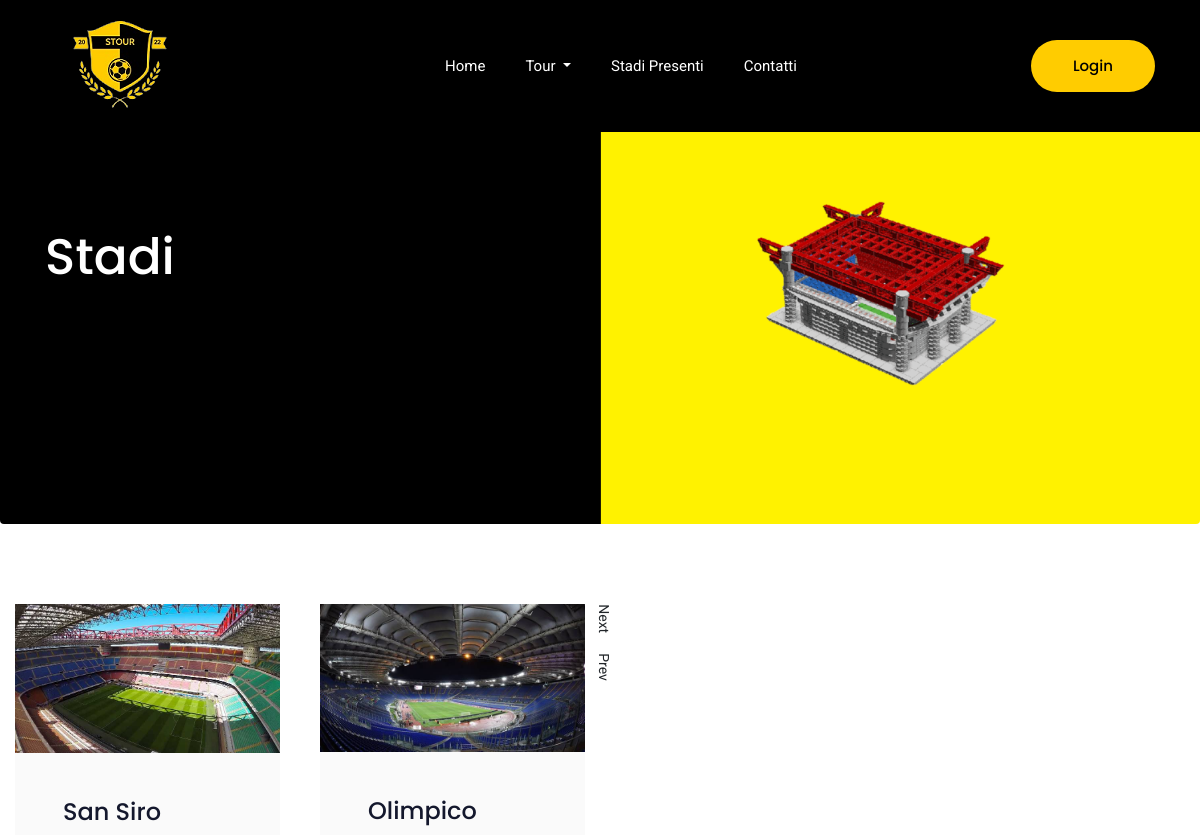
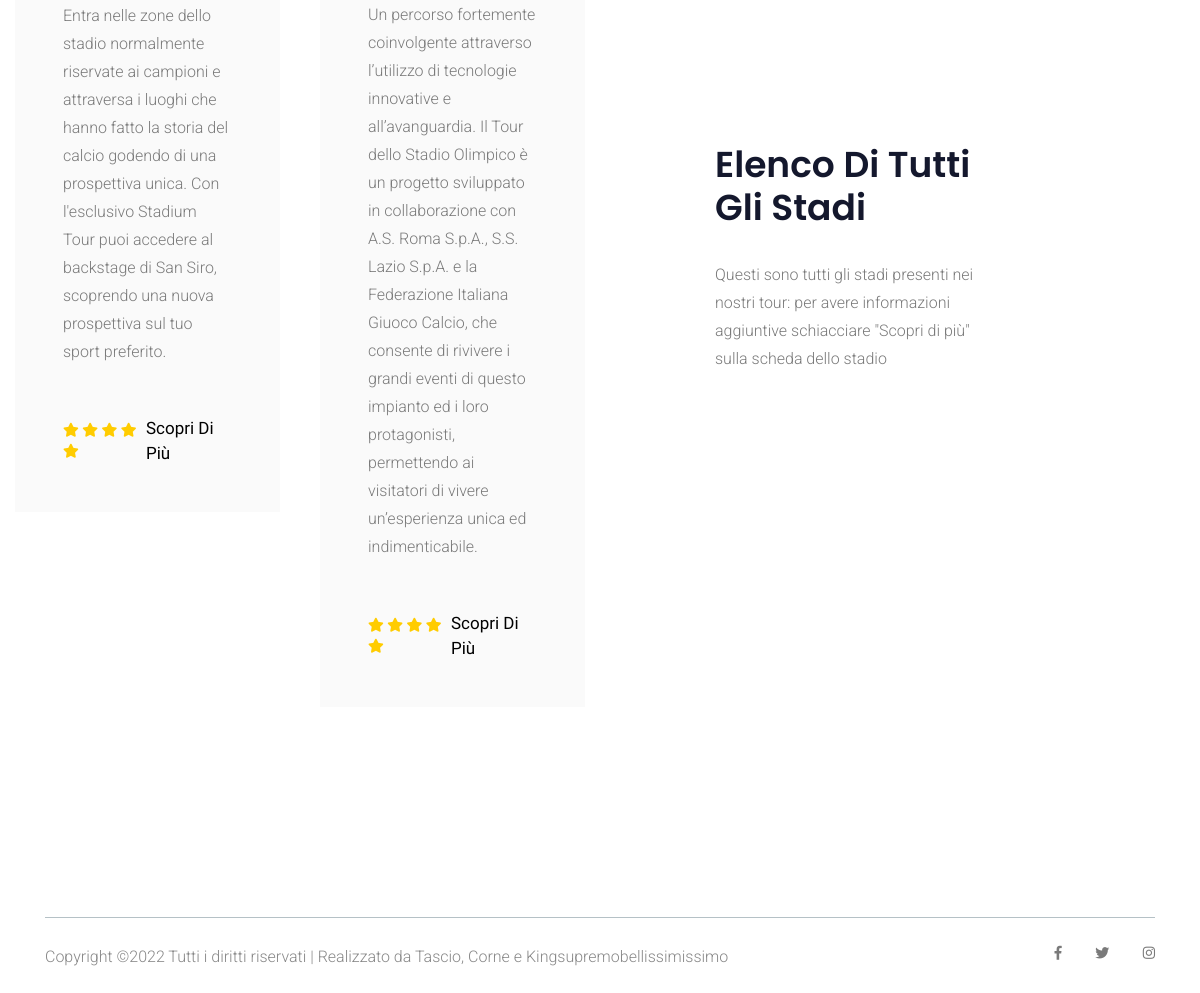
The app's page /pages/stadiTutti.php with its own data (2 pictures, top to bottom).
### tables this page shows
CREATE TABLE `stadio` (
  `id` int(11) NOT NULL,
  `nome` varchar(255) NOT NULL,
  `citta` varchar(255) NOT NULL,
  `mappa` varchar(2000) NOT NULL,
  `preview` varchar(2000) NOT NULL,
  `descrizione` varchar(2000) NOT NULL,
  `prezzo` int(25) NOT NULL,
  `orario` varchar(2000) NOT NULL,
  `capienza` int(11) NOT NULL,
  `img` varchar(255) NOT NULL
);

### pages/stadiTutti.php (the view, shortened to what this page needs)
<?php
    require_once('connessione.php');
?>
<!doctype html>
<html>
<head>
    <link rel="stylesheet" href="../css/css/bootstrap.min.css">
    <link rel="stylesheet" href="../css/css/animate.css">
    <link rel="stylesheet" href="../css/css/owl.carousel.min.css">
    <link rel="stylesheet" href="../css/css/all.css">
    <link rel="stylesheet" href="../css/css/flaticon.css">
    <link rel="stylesheet" href="../css/css/themify-icons.css">
    <link rel="stylesheet" href="../css/css/nice-select.css">
    <link rel="stylesheet" href="../css/css/magnific-popup.css">
    <link rel="stylesheet" href="../css/css/slick.css">
    <link rel="stylesheet" href="../css/css/style.css">
</head>
<body>
    <header class="main_menu home_menu" style="background-color: black">
            <div class="container">
                <div class="row align-items-center">
                    <div class="col-lg-12">
                        <nav class="navbar navbar-expand-lg navbar-light" style="list-style: none" >
                            <a class="navbar-brand" href="../index.php"> <img src="../img/favicon.png" alt="logo"> </a>
                            <div class="collapse navbar-collapse main-menu-item" id="navbarSupportedContent">
                                <ul class="navbar-nav">
                                    <li class="nav-item">
                                        <a class="nav-link" href="../index.php">Home</a>
                                    </li>
                                    <li class="nav-item dropdown">
                                        <a class="nav-link dropdown-toggle" href=" blog.html" id="navbarDropdown"
                                            role="button" data-toggle="dropdown" aria-haspopup="true" aria-expanded="false">
                                            Tour
                                        </a>
                                    </li>
                                    <li class="nav-item">
                                        <a class="nav-link" href=" stadiTutti.php">Stadi presenti</a>
                                    </li>
                                    <li class="nav-item">
                                        <a class="nav-link" href=" contact.php">Contatti</a>
                                    </li>
                                </ul>
                            </div>
                                        <?php
                                            if(!empty($_SESSION['user'])){
                                                if($_SESSION['user'] == "admin"){
                                                    echo '
                                                    <li class="nav-item dropdown">
                                                        <a class="nav-link dropdown-toggle" id="navbarDropdown" role="button" data-toggle="dropdown" aria-haspopup="false" aria-expanded="false">
                                                            <img src="../img/profilo.png" alt="Profilo" style="border-radius: 50%; " width="50" height="50">
                                                        </a>
                                                        <div class="dropdown-menu" aria-labelledby="navbarDropdown">
                                                            <p class="dropdown-item">Benvenuto '.$_SESSION['user'].'</p>
                                                            <a class="dropdown-item" style="color:red" id="pannelloDiControlloTasto" href="../admin/admin.php">Pannello di controllo</a>
                                                            <a class="dropdown-item" id="logoutTasto" href=" logout.php">Esci</a>
                                                        </div>
                                                    </li>
                                                    ';
                                                }
                                                else{
                                                    echo '
                                                    <li class="nav-item dropdown">
                                                        <a class="nav-link dropdown-toggle" id="navbarDropdown" role="button" data-toggle="dropdown" aria-haspopup="true" aria-expanded="false">
                                                            <img src="../img/profilo.png" alt="Profilo" style="border-radius: 50%;" width="50" height="50">
                                                        </a>
                                                        <div class="dropdown-menu" aria-labelledby="navbarDropdown">
                                                            <p class="dropdown-item">Benvenuto '.$_SESSION['user'].'</p>
                                                            <a class="dropdown-item" id="tourEffettuati" href=" tourEffettuati.php">Tour effettuati</a>
                                                            <a class="dropdown-item" id="logoutTasto" href=" logout.php">Esci</a>
                                                        </div>
                                                    </li>
                                                    ';
                                                }
                                            }
                                            else{
                                                echo'
                            <a class="btn_1 d-none d-lg-block" href=" login.php">Login</a>
                                                ';
                                            }
                                        ?>
                        </nav>
                    </div>
                </div>
            </div>
        </header>
	<section class="breadcrumb breadcrumb_bg" style="text-align: left;background: url(../img/sfondo.png) no-repeat center center/cover;" >
		<div class="container" style="text-align: left">
			<div class="row" style="text-align: left">
				<div class="col-lg-12">
					<div class="breadcrumb_iner text-center" style="text-align: left">
						<div class="breadcrumb_iner_item" style="text-align: left">
							<h2>Stadi</h2>
						</div>
					</div>
				</div>
			</div>
		</div>
	</section>
 <section class="tour_package padding_top single_pack">
        <div class="container-fluid">
            <div class="row align-items-center">
                <div class="col-lg-6 col-sm-6 ">
                    <div class="tour_package_cotent owl-carousel">
                    <?php
                        $query = "SELECT * FROM stadio ";
                        $risultato = $conn -> query($query);
                        if($risultato -> num_rows > 0){
                            while($row = $risultato -> fetch_assoc()){
                            echo'
                                <div class="single_tour_package">
                                    <img src="../'.$row['img'].'" alt="">
                                    <div class="tour_pack_content">
                                        <h4>'.$row['nome'].'</h4>
                                        <p> '.$row['preview'].'</p>
                                        <div class="tour_content_rating">
                                            <ul>
                                                <li><a href="#"><i class="fas fa-star"></i></a></li>
                                                <li><a href="#"><i class="fas fa-star"></i></a></li>
                                                <li><a href="#"><i class="fas fa-star"></i></a></li>
                                                <li><a href="#"><i class="fas fa-star"></i></a></li>
                                                <li><a href="#"><i class="fas fa-star"></i></a></li>
                                            </ul>
                                            <a href="stadio.php?id='.$row['id'].'" class="btn1">Scopri di più</a>
                                        </div>
                                    </div>
                                </div>';
                            }
                        }
                    ?>
                    </div>
                </div>
                <div class="col-lg-5 col-xl-3 offset-lg-1 col-sm-6">
                    <div class="tour_pack_content">
                        <h2>Elenco di tutti gli stadi</h2>
                        <p>Questi sono tutti gli stadi presenti nei nostri tour: per avere informazioni aggiuntive schiacciare "Scopri di più" sulla scheda dello stadio</p>
                    </div>
                </div>
            </div>
        </div>
    </section>
    <footer class="footer_part">
            <div class="container">
                <hr>
                <div class="row">
                    <div class="col-lg-8">
                        <div class="copyright_text">
                            <P>
    Copyright &copy;<script>document.write(new Date().getFullYear());</script> Tutti i diritti riservati | Realizzato da Tascio, Corne e Kingsupremobellissimissimo</a>
    </P>
                        </div>
                    </div>
                    <div class="col-lg-4">
                        <div class="footer_icon social_icon">
                            <ul class="list-unstyled">
                                <li><a href="#" class="single_social_icon"><i class="fab fa-facebook-f"></i></a></li>
                                <li><a href="#" class="single_social_icon"><i class="fab fa-twitter"></i></a></li>
                                <li><a href="#" class="single_social_icon"><i class="fab fa-instagram"></i></a></li>
                            </ul>
                        </div>
                    </div>
                </div>
            </div>
        </footer>
</body>
</html>

### css/css/all.css (style rules this page uses)
.fa-facebook-f:before { content: "\f39e"; }
.fa-instagram:before { content: "\f16d"; }
.fa-star:before { content: "\f005"; }
.fa-twitter:before { content: "\f099"; }
.fab { font-family: 'Font Awesome 5 Brands'; }

### records on screen
stadio: img (picture), nome "San Siro", preview "Entra nelle zone dello stadio normalmente riservate ai campioni e attraversa i luoghi che hanno fatto la storia del calcio godendo di una prospettiva unica. Con l'esclusivo Stadium Tour puoi accedere al backstage di San Siro, scoprendo una nuova prospettiva sul tuo sport preferito."
stadio: img (picture), nome "Olimpico", preview "Un percorso fortemente coinvolgente attraverso l’utilizzo di tecnologie innovative e all’avanguardia. Il Tour dello Stadio Olimpico è un progetto sviluppato in collaborazione con A.S. Roma S.p.A., S.S. Lazio S.p.A. e la Federazione Italiana Giuoco Calcio, che consente di rivivere i grandi eventi di questo impianto ed i loro protagonisti, permettendo ai visitatori di vivere un’esperienza unica ed indimenticabile."
